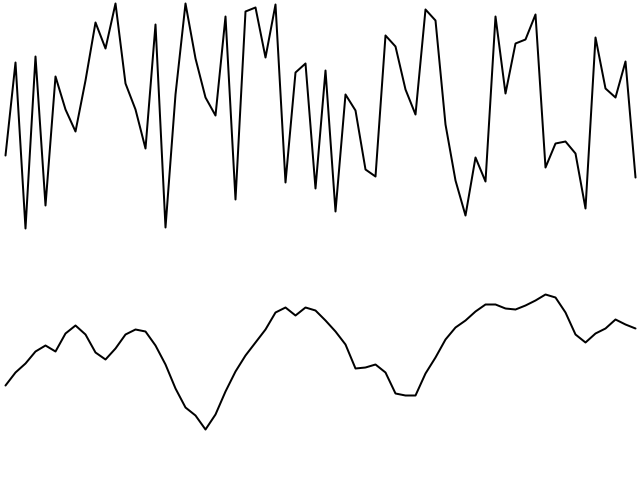
Frame 1 (no input)
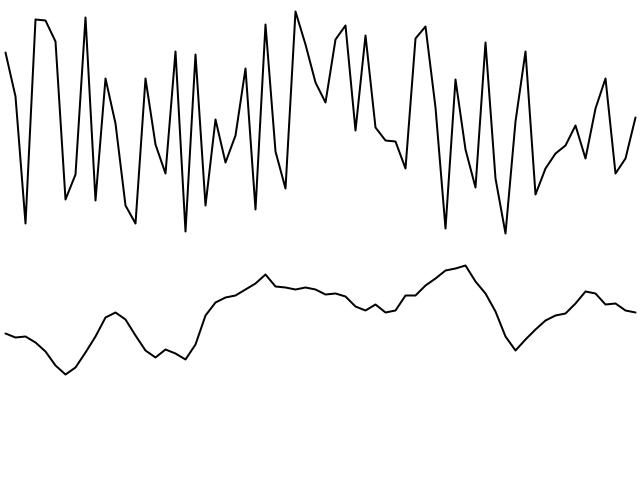
Frame 2 (the mouse pressed at the canvas centre, redrawn once)

The Processing sketch that drew these frames (run headless with seeded random() and noise(); the mouse was pressed at the canvas centre and the sketch redrawn once):

// Processing sketch: w5_random_noise
// ── w5_random_noise.pde
float xPadding, xStep;
float randomRange;
float noiseX, noiseXAdd;
float noiseRange;

void setup() {
  size(640, 480);

  xPadding = 5;
  xStep = 10;
  noiseX = 0;
  noiseXAdd = 0.1;

  randomRange = height * 0.5;
  noiseRange = height * 0.5;

  noFill();
  stroke(0);
  strokeWeight(2);
  strokeJoin(ROUND);
}

void mousePressed() {
  loop();
}

void draw() {
  background(255);

  beginShape();
  for (float x = xPadding; x < width; x += xStep) {
    float y = map(random(1),
      0, 1,
      height * 0.25 - randomRange * 0.5, height * 0.25 + randomRange * 0.5);
    vertex(x, y);
  }
  endShape();

  beginShape();
  for (float x = xPadding; x < width; x += xStep) {
    float y = map(noise(noiseX),
      0, 1,
      height * 0.75 - noiseRange * 0.5, height * 0.75 + noiseRange * 0.5);
    vertex(x, y);
    noiseX += noiseXAdd;
  }
  endShape();

  noLoop();
}
//노이즈는 내가 얼마나 랜덤할것인가를 정할 수 있음
//
